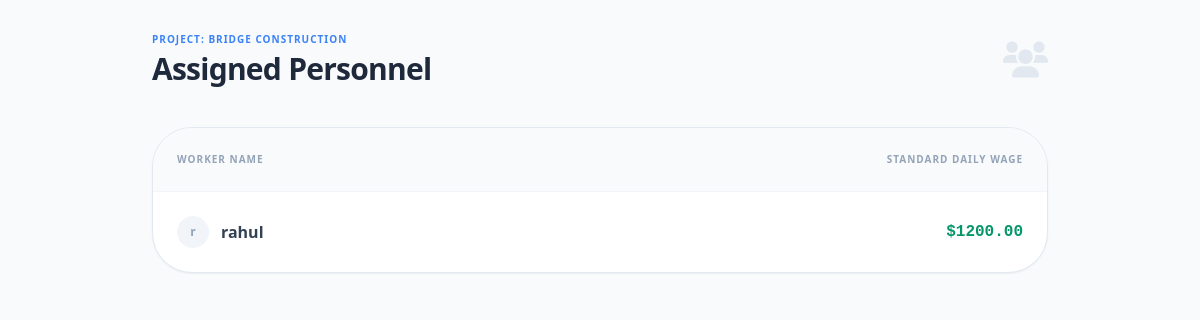
Page /labour/view-workers/1/ (signed in) on the earlier database version.
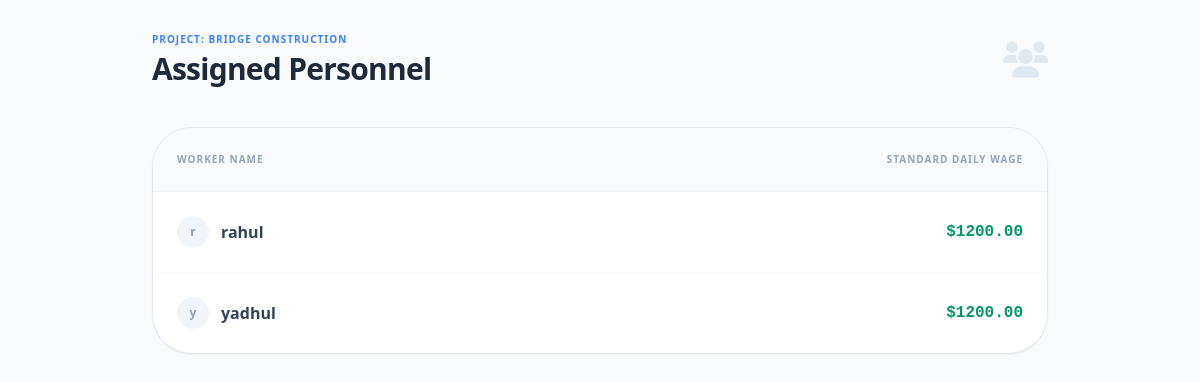
Same page on the later database version.
### labour/models.py (models this page shows, shortened)
class Labour(models.Model):
    name = models.CharField(max_length=100)
    wage_per_day = models.DecimalField(max_digits=8, decimal_places=2)

### labour/views.py (the view)
# urls.py: path('view-workers/<int:project_id>/', views.view_project_workers, name='view_project_workers'),
@login_required
@user_passes_test(can_manage_labour)
def view_project_workers(request, project_id):
    project = get_object_or_404(Project, id=project_id)
    worker_ids = Attendance.objects.filter(project=project).values_list('labour', flat=True).distinct()
    active_workers = Labour.objects.filter(id__in=worker_ids)
    return render(request, 'labour/project_workers_list.html', {
        'project': project,
        'workers': active_workers
    })

### labour/views.py (called while the page is built)
def can_manage_labour(user):
    return user.role and user.role.name in ['Admin', 'Project Manager', 'Contractor']

### labour/templates/labour/project_workers_list.html (shortened to what this page needs)
<!DOCTYPE html>
<html lang="en">
<head>
    <script src="https://cdn.tailwindcss.com"></script>
    <link href="https://cdnjs.cloudflare.com/ajax/libs/font-awesome/6.0.0/css/all.min.css" rel="stylesheet">
</head>
<body class="bg-slate-50 p-8">
    <div class="max-w-4xl mx-auto">
        <div class="flex justify-between items-center mb-10">
            <div>
                <p class="text-[10px] font-black text-blue-500 uppercase tracking-widest mb-1">Project: {{ project.name }}</p>
                <h1 class="text-3xl font-black text-slate-800 tracking-tight">Assigned Personnel</h1>
            </div>
            <i class="fas fa-users text-slate-200 text-4xl"></i>
        </div>
        <div class="bg-white rounded-[2.5rem] border border-slate-200 shadow-sm overflow-hidden">
            <table class="w-full text-left">
                <thead class="bg-slate-50 border-b border-slate-100">
                    <tr>
                        <th class="p-6 text-[10px] font-black uppercase text-slate-400 tracking-widest">Worker Name</th>
                        <th class="p-6 text-[10px] font-black uppercase text-slate-400 tracking-widest text-right">Standard Daily Wage</th>
                    </tr>
                </thead>
                <tbody class="divide-y divide-slate-50">
                    {% for worker in workers %}
                    <tr class="hover:bg-slate-50/50 transition">
                        <td class="p-6">
                            <div class="flex items-center gap-3">
                                <div class="w-8 h-8 bg-slate-100 rounded-full flex items-center justify-center text-slate-400 text-xs font-bold">
                                    {{ worker.name|slice:":1" }}
                                </div>
                                <span class="font-bold text-slate-700">{{ worker.name }}</span>
                            </div>
                        </td>
                        <td class="p-6 text-right font-mono font-bold text-emerald-600">
                            ${{ worker.wage_per_day }}
                        </td>
                    </tr>
                    {% empty %}
                    <tr>
                        <td colspan="2" class="p-20 text-center">
                            <p class="text-xs font-bold text-slate-300 uppercase tracking-widest">No workers recorded for this site</p>
                        </td>
                    </tr>
                    {% endfor %}
                </tbody>
            </table>
        </div>
    </div>
</body>
</html>

Differences in the rows shown:
added Labour: name "y", name "yadhul", wage_per_day "1200.00"
